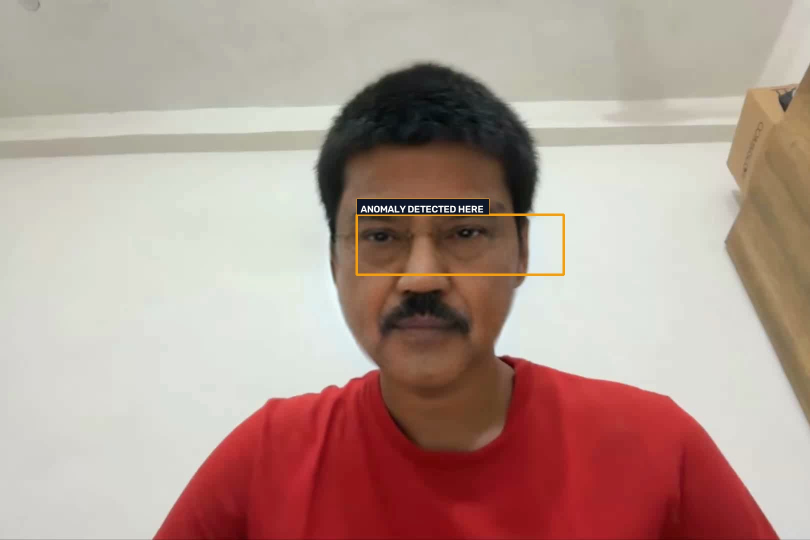
#> input picture backend/media/keyframes/challenger_test_e6b0d1.jpg, 1620 x 1080 px (shown at 1/2 size)
$ python -i face_aligner.py   (imports and definitions only)
#> lines starting #> are read from the running program, lines starting #| are printed output that depends on the picture
#> further down, picture is the input picture: shape (1080, 1620, 3); mean B, G, R 145.3, 154.3, 179.3
"""
NETRA Facial Landmark & Alignment Preprocessing Engine
Stabilizes face bounding boxes across temporal video frames,
aligns face orientation, and extracts normalized canonical face crops.
"""
import os
import sys
import logging
from pathlib import Path
from typing import Dict, List, Optional, Tuple

import cv2
import numpy as np

logger = logging.getLogger(__name__)

NETRA_ROOT = os.path.dirname(os.path.dirname(os.path.dirname(os.path.dirname(os.path.abspath(__file__)))))
MODELS_DIR = os.path.join(NETRA_ROOT, "models")


def _get_cascade_classifier_class():
    """Safely obtain OpenCV CascadeClassifier class across OpenCV variants."""
    if hasattr(cv2, "CascadeClassifier"):
        return cv2.CascadeClassifier
    if hasattr(cv2, "objdetect") and hasattr(cv2.objdetect, "CascadeClassifier"):
        return cv2.objdetect.CascadeClassifier
    return None


def _load_safe_cascade(filename: str) -> Optional[object]:
    """
    Safely locate and load a Haar cascade XML file across candidate locations:
    1. models/ directory in repo
    2. cv2.data.haarcascades built-in package data
    3. Working directory models/
    """
#> called with filename = 'haarcascade_frontalface_default.xml'
    CascadeClass = _get_cascade_classifier_class()
    if CascadeClass is None:
        logger.warning("OpenCV CascadeClassifier class is not accessible.")
        return None

    candidate_paths = [
        os.path.join(MODELS_DIR, filename),
        os.path.join(os.getcwd(), "netra", "models", filename),
        os.path.join(os.getcwd(), "models", filename),
    ]

    # Check cv2.data.haarcascades
    cv2_data = getattr(cv2, "data", None)
    if cv2_data and hasattr(cv2_data, "haarcascades"):
        candidate_paths.append(os.path.join(cv2_data.haarcascades, filename))

    for path in candidate_paths:
        if path and os.path.isfile(path):
            try:
                clf = CascadeClass(path)
                if clf is not None and not clf.empty():
                    logger.debug(f"Loaded cascade from {path}")
                    return clf
            except Exception as e:
                logger.debug(f"Error loading cascade from {path}: {e}")
                continue

    logger.info(f"Cascade {filename} not found in candidates. Portrait center crop fallback will be used.")
    return None


class TemporalFaceAligner:
    """
    Tracks and aligns faces temporally to prevent jitter and isolate true facial skin.
    Provides graceful fallbacks when Haar cascades or landmarks are unavailable.
    """

    def __init__(self, target_size: Tuple[int, int] = (224, 224), smoothing_alpha: float = 0.65):
        self.target_size = target_size
        self.smoothing_alpha = smoothing_alpha
        self.prev_bbox: Optional[Tuple[int, int, int, int]] = None

        # Load Cascades with safe attribute and path access
        self.face_cascade = _load_safe_cascade("haarcascade_frontalface_default.xml")
        self.eye_cascade = _load_safe_cascade("haarcascade_eye.xml")

    def reset_tracker(self):
        """Reset temporal state tracker."""
        self.prev_bbox = None

    def detect_and_align_face(self, frame_bgr: np.ndarray) -> Tuple[np.ndarray, bool, Dict]:
        """
        Detects, temporally smooths, and crops the facial region.
        Returns: (aligned_face_bgr, face_detected, metadata)
        """
        if frame_bgr is None or frame_bgr.size == 0:
            blank = np.zeros((self.target_size[1], self.target_size[0], 3), dtype=np.uint8)
            return blank, False, {"bbox": (0, 0, 0, 0), "face_found": False, "original_resolution": (0, 0)}

        img_h, img_w = frame_bgr.shape[:2]
#> img_h = 1080; img_w = 1620
        raw_bbox = None

        if self.face_cascade is not None:
            try:
                gray = cv2.cvtColor(frame_bgr, cv2.COLOR_BGR2GRAY)
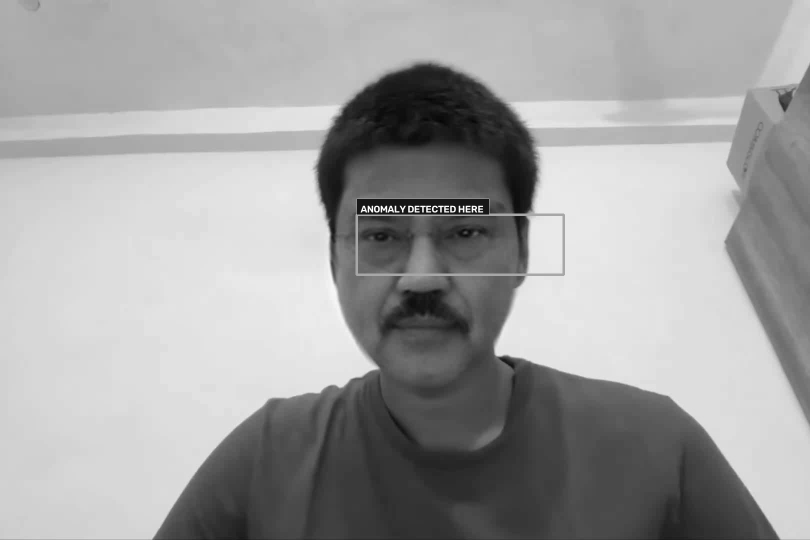
#> gray: shape (1080, 1620) (shown at 1/2 size); min 4, max 255, mean 160.8
                faces = self.face_cascade.detectMultiScale(
                    gray,
                    scaleFactor=1.1,
                    minNeighbors=4,
                    minSize=(60, 60)
                )
#> faces = [[611, 289, 466, 466]]
                if len(faces) > 0:
                    # Select largest face with proximity bias towards image center
                    def score_face(r):
                        x, y, w, h = r
#> x = 611; y = 289; w = 466; h = 466
                        cx, cy = x + w / 2.0, y + h / 2.0
#> cx = 844; cy = 522
                        dist_to_center = np.hypot(cx - img_w / 2.0, cy - img_h / 2.0)
#> dist_to_center = 38.47
                        area = w * h
#> area = 217156
                        return area - dist_to_center * 10

                    best_face = max(faces, key=score_face)
#> best_face = [611, 289, 466, 466]
                    raw_bbox = tuple(map(int, best_face))
#> raw_bbox = (611, 289, 466, 466)
            except Exception as e:
                logger.debug(f"Cascade detectMultiScale error: {e}")
                raw_bbox = None

        # Temporal smoothing filter
        if raw_bbox is not None:
            if self.prev_bbox is None:
                smooth_bbox = raw_bbox
#> smooth_bbox = (611, 289, 466, 466)
            else:
                a = self.smoothing_alpha
                smooth_bbox = (
                    int(a * raw_bbox[0] + (1 - a) * self.prev_bbox[0]),
                    int(a * raw_bbox[1] + (1 - a) * self.prev_bbox[1]),
                    int(a * raw_bbox[2] + (1 - a) * self.prev_bbox[2]),
                    int(a * raw_bbox[3] + (1 - a) * self.prev_bbox[3]),
                )
            self.prev_bbox = smooth_bbox
#> self.prev_bbox = (611, 289, 466, 466)
            face_found = True
        elif self.prev_bbox is not None:
            smooth_bbox = self.prev_bbox
            face_found = True
        else:
            # Golden ratio portrait center crop fallback
            crop_size = int(min(img_h, img_w) * 0.70)
            cx, cy = img_w // 2, int(img_h * 0.40)
            smooth_bbox = (cx - crop_size // 2, cy - crop_size // 2, crop_size, crop_size)
            face_found = False

        x, y, w, h = smooth_bbox
#> x = 611; y = 289; w = 466; h = 466

        # Add 15% margin around face
        pad_x = int(w * 0.15)
#> pad_x = 69
        pad_y = int(h * 0.15)
#> pad_y = 69
        x1 = max(0, x - pad_x)
#> x1 = 542
        y1 = max(0, y - pad_y)
#> y1 = 220
        x2 = min(img_w, x + w + pad_x)
#> x2 = 1146
        y2 = min(img_h, y + h + pad_y)
#> y2 = 824

        face_crop = frame_bgr[y1:y2, x1:x2]
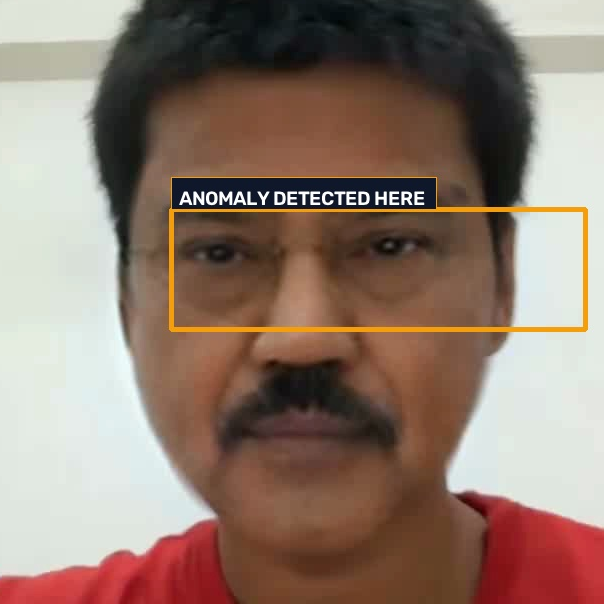
#> face_crop: shape (604, 604, 3); mean B, G, R 110.1, 122.5, 143.6
        if face_crop.size == 0 or face_crop.shape[0] < 10 or face_crop.shape[1] < 10:
            face_crop = cv2.resize(frame_bgr, self.target_size, interpolation=cv2.INTER_LINEAR)
        else:
            interp = cv2.INTER_AREA if (face_crop.shape[0] >= self.target_size[1]) else cv2.INTER_LINEAR
#> interp = 3
            face_crop = cv2.resize(face_crop, self.target_size, interpolation=interp)
#> face_crop: shape (224, 224, 3)

        metadata = {
            "bbox": (x1, y1, max(0, x2 - x1), max(0, y2 - y1)),
            "face_found": face_found,
            "original_resolution": (img_w, img_h)
        }
#> metadata = {'bbox': (542, 220, 604, 604), 'face_found': True, 'original_resolution': (1620, 1080)}
        return face_crop, face_found, metadata

    def align_frames_batch(self, frames: List[np.ndarray]) -> List[Tuple[np.ndarray, bool, Dict]]:
        """Process a sequence of video frames with continuous temporal smoothing."""
        results = []
        for frame in frames:
            res = self.detect_and_align_face(frame)
            results.append(res)
        return results

>>> import cv2
>>> picture = cv2.imread('../../media/keyframes/challenger_test_e6b0d1.jpg')
>>> result = TemporalFaceAligner().detect_and_align_face(picture)
